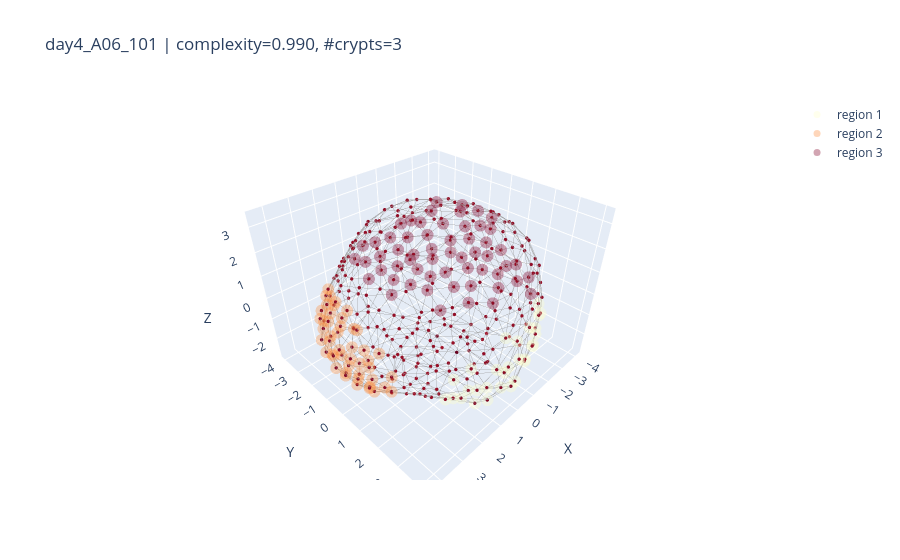
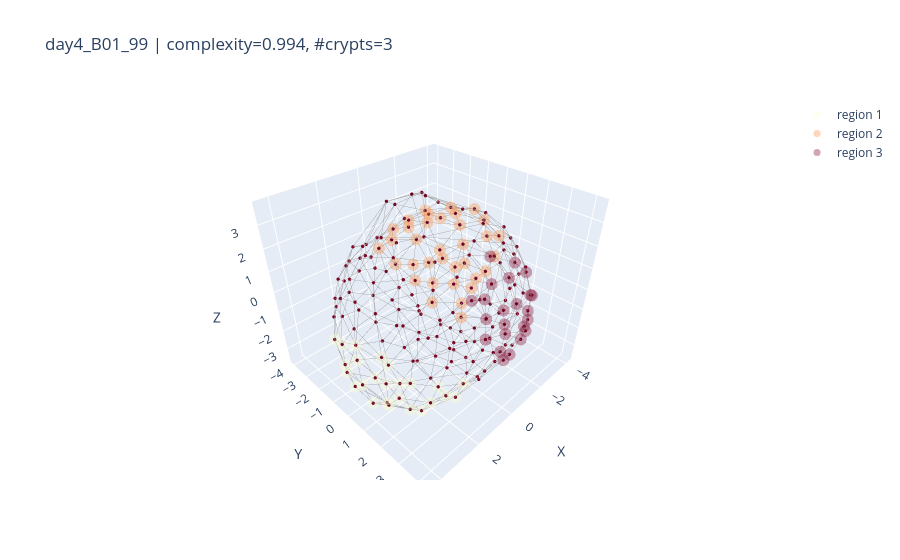
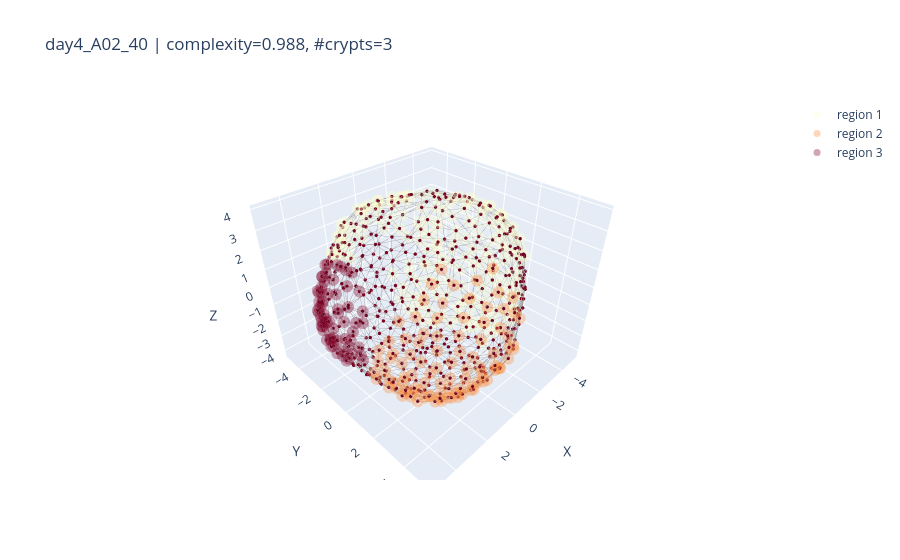

The cell these charts' notebook holds for them, in order:
### Code cell
import numpy as np

def plot_random_samples_by_filters(
    results,
    k=3,
    n_crypts=None,                 # e.g. 3 for exact match
    n_crypts_range=None,           # e.g. (2, 5) inclusive; ignored if n_crypts is set
    complexity_range=None,         # e.g. (0.2, 0.6) inclusive
    seed=None,
    node_size=2,
    colorscale='YlOrRd'
):
    """
    Pool across all timepoints, filter by #crypts and complexity, sample k organoids, and plot.

    Parameters
    ----------
    results : dict
        Your per-timepoint results structure.
    k : int
        Number of random samples to plot (pooled across timepoints).
    n_crypts : int or None
        Exact number of crypts to match. If provided, overrides n_crypts_range.
    n_crypts_range : (int, int) or None
        Inclusive range for number of crypts; ignored if n_crypts is not None.
    complexity_range : (float, float) or None
        Inclusive range for complexity. If None, no complexity filtering.
    seed : int or None
        Seed for reproducible sampling. If None, sampling is unseeded.
    node_size : int
        Passed to plot_organoid_graph.
    colorscale : str
        Passed to add_region_overlays for crypts overlay.
    """
    # Gather all candidates as (tp, idx) pairs after filtering
    candidates = []
    for tp, d in results.items():
        comp_arr   = d.get("complexity", [])
        crypts_all = d.get("crypts_all", [])
        N = min(len(comp_arr), len(crypts_all))
        for i in range(N):
            cval = comp_arr[i]
            if cval is None or (isinstance(cval, float) and np.isnan(cval)):
                continue

            n_cr = len(crypts_all[i]) if crypts_all[i] is not None else 0

            # Filter by number of crypts
            if n_crypts is not None:
                if n_cr != int(n_crypts):
                    continue
            elif n_crypts_range is not None:
                lo, hi = n_crypts_range
                if not (lo <= n_cr <= hi):
                    continue

            # Filter by complexity
            if complexity_range is not None:
                clo, chi = complexity_range
                if not (clo <= float(cval) <= chi):
                    continue

            candidates.append((tp, i))

    if not candidates:
        msg = "No organoids match the filters"
        parts = []
        if n_crypts is not None: parts.append(f"#crypts == {n_crypts}")
        elif n_crypts_range is not None: parts.append(f"{n_crypts_range[0]} ≤ #crypts ≤ {n_crypts_range[1]}")
        if complexity_range is not None: parts.append(f"{complexity_range[0]} ≤ complexity ≤ {complexity_range[1]}")
        if parts: msg += f" ({', '.join(parts)})."
        print(msg)
        return

    if seed is not None:
        np.random.seed(seed)

    choose_k = min(k, len(candidates))
    sel_idxs = np.random.choice(len(candidates), size=choose_k, replace=False)

    for j in sel_idxs:
        tp, i = candidates[j]
        d = results[tp]

        G = d['cell_graphs_all'][i]
        proj_points = np.array([G.nodes[n]["proj_point"] for n in G.nodes])
        HKS = np.array([G.nodes[n]["hks"] for n in G.nodes])

        fig = plot_organoid_graph(
            proj_points,
            G,
            HKS[:, 0],
            node_size=node_size
        )
        # crypts overlay
        add_region_overlays(fig, proj_points, d['crypts_all'][i], colorscale=colorscale)
        # villus overlay
        # add_region_overlays(fig, d['centroids_all'][i], [d['villus_all'][i]])

        # Optional: annotate for context
        try:
            cval = float(d['complexity'][i])
            n_cr = len(d['crypts_all'][i]) if d['crypts_all'][i] is not None else 0
            fig.update_layout(title=f"{d['label_uid'][i]} | complexity={cval:.3f}, #crypts={n_cr}")
        except Exception:
            pass

        fig.show()



# ---- Example calls ----
# Exact #crypts = 3, any complexity:
plot_random_samples_by_filters(results, k=3, n_crypts=3, complexity_range=(-1, 1))

# #crypts in [2,5] and complexity in [0.2, 0.6]:
# plot_random_samples_by_filters(results, k=4, n_crypts_range=(2,5), complexity_range=(0.2, 0.6))

### Figure 1 — Plotly figure (JSON) as saved in the notebook; plotly's stock layout.template omitted (floating-point values rounded to 4 significant figures; data arrays with more than 128 entries replaced by an {"elided": "..."} marker saying what was removed)
{"data": [{"hoverinfo": "skip", "line": {"color": "rgba(120,120,120,0.75)", "width": 1}, "mode": "lines", "showlegend": false, "type": "scatter3d", "x": {"elided": "3060 float values"}, "y": {"elided": "3060 float values"}, "z": {"elided": "3060 float values"}}, {"hoverinfo": "skip", "marker": {"cmax": 0.09167, "cmid": 0, "cmin": -0.09167, "color": {"elided": "341 float values"}, "colorscale": [[0, "rgb(5,48,97)"], [0.1, "rgb(33,102,172)"], [0.2, "rgb(67,147,195)"], [0.3, "rgb(146,197,222)"], [0.4, "rgb(209,229,240)"], [0.5, "rgb(247,247,247)"], [0.6, "rgb(253,219,199)"], [0.7, "rgb(244,165,130)"], [0.8, "rgb(214,96,77)"], [0.9, "rgb(178,24,43)"], [1, "rgb(103,0,31)"]], "line": {"width": 0}, "size": 2}, "mode": "markers", "showlegend": false, "type": "scatter3d", "x": {"elided": "341 float values"}, "y": {"elided": "341 float values"}, "z": {"elided": "341 float values"}}, {"hoverinfo": "skip", "marker": {"color": "rgb(255, 255, 204)", "size": 7}, "mode": "markers", "name": "region 1", "opacity": 0.35, "showlegend": true, "type": "scatter3d", "x": [-0.3868, -1.333, 1.172, -2.213, -0.04832, 0.5587, 0.1798, 2.325, -1.409, 0.5936, 2.31, 1.077, -0.9154, 0.1431, 2.071, 1.859, -2.868, 0.8848, -2.266, -1.283, 1.472, 1.25, -1.536, -0.5435, 1.696, 0.03311, 0.727, -1.632, -0.7818], "y": [3.831, 3.55, 3.791, 3.293, 4.071, 4.068, 4.039, 3.225, 3.771, 3.848, 2.875, 3.968, 3.001, 2.995, 3.364, 3.537, 2.889, 4.085, 3.372, 3.796, 2.49, 3.329, 3.681, 4.005, 3.713, 3.945, 2.58, 3.659, 3.852], "z": [-2.156, -1.987, -1.949, -1.02, -0.6577, -0.6056, -1.833, -0.5225, -0.5447, 0.552, -1.738, -0.4331, -2.693, -2.735, -1.474, -0.1453, -0.4197, -1.321, -0.2855, -1.029, -2.658, -2.426, -1.193, -1.042, -1.116, 0.1312, -2.755, 0.1293, 0.181]}, {"hoverinfo": "skip", "marker": {"color": "rgb(253, 141, 60)", "size": 7}, "mode": "markers", "name": "region 2", "opacity": 0.35, "showlegend": true, "type": "scatter3d", "x": [4.027, 3.966, 2.919, 2.604, 2.377, 3.469, 3.571, 4.36, 4.296, 3.762, 3.999, 4.308, 4.252, 3.24, 4.139, 4.286, 2.789, 3.386, 3.15, 3.782, 2.597, 2.813, 3.971, 3.722, 3.64, 3.791, 4.06, 3.339, 3.745, 3.904, 3.904, 4.041, 3.25, 3.401, 3.875, 3.897, 3.799, 3.692, 2.904, 4.181, 2.378, 4.228, 3.66, 3.374, 3.737, 4.28, 4.167], "y": [-1.74, 1.094, -2.77, -2.966, -1.344, -2.376, 1.637, -0.4734, 0.3095, -2.069, 1.049, -0.1158, 0.4059, -0.7778, -1.254, -0.6943, -2.831, 0.0594, -2.471, -1.834, -2.068, -1.336, 0.8288, 1.274, 0.6835, -0.7931, -0.9781, -1.681, -1.455, 0.2876, 0.0511, -0.27, -2.075, 1.353, 0.4111, 0.7873, -1.561, -0.9481, -2.475, -0.7444, -2.889, -0.09031, 1.342, -2.226, -0.2322, -1.079, 0.5699], "z": [-0.8668, -0.8644, -0.8152, -0.6991, -2.762, -0.6715, -0.6475, -0.5973, -0.5525, -0.2172, -0.3248, -0.1185, -0.2095, -2.508, 0.02228, -0.1051, -0.08417, -2.452, 0.2987, 0.2952, -2.361, -2.612, 0.2617, 0.2467, -2.016, -2.051, 0.4558, -2.045, 0.743, 0.792, -1.942, 0.6447, 0.8363, -1.69, 0.7893, -1.568, -1.61, 1.097, -1.629, -1.481, -1.434, -1.354, -1.296, -1.396, 1.154, -0.8705, -1.085]}, {"hoverinfo": "skip", "marker": {"color": "rgb(128, 0, 38)", "size": 7}, "mode": "markers", "name": "region 3", "opacity": 0.35, "showlegend": true, "type": "scatter3d", "x": [-2.157, -2.567, -0.6223, -1.399, -3.344, -4.034, -3.679, -3.026, -3.463, -3.264, -1.99, -2.832, -3.882, -3.377, -2.388, -2.177, -3.423, -4.094, 0.1345, -2.9, -3.903, -4.047, -0.6613, -1.544, -2.061, -4.026, -3.729, 0.7845, -2.787, -3.451, -4.107, -3.068, -1.975, -3.809, -2.199, -0.39, -1.157, -0.6944, -4.005, -3.469, 0.3183, -1.669, -3.081, -3.517, -2.374, -1.871, -3.68, -3.207, -1.046, -2.525, -3.745, -3.841, -1.476, -3.827, -3.093, -3.757, 0.1345, -3.957], "y": [-3.184, -2.68, -3.938, -3.715, -1.725, 0.03021, -1.819, -1.353, -0.1312, -0.6989, -3.487, -2.87, 1.164, 2.199, -2.198, -3.448, -2.282, 0.3884, -4.028, -2.992, -1.227, -0.6329, -4.005, -3.783, -1.58, 0.912, 1.787, -3.859, -3.15, -2.339, 0.01649, -0.7589, -3.593, -1.545, -2.581, -3.916, -3.821, -3.392, -0.7318, 0.3202, -3.843, -3.146, -1.708, -1.039, -3.162, -3.226, -1.703, -2.59, -3.619, -2.706, -0.919, 0.2723, -3.429, -0.4237, -2.279, -1.478, -3.895, -0.7897], "z": [-1.262, 1.729, -0.963, -0.9957, 1.762, -0.9208, -0.692, 2.289, 1.992, 2.169, -0.8071, -0.8584, -0.6803, -0.5622, 2.351, -0.593, -0.5099, -0.3518, -0.2275, -0.4006, -0.2657, -0.262, -0.2859, -0.214, -2.759, -0.01793, -0.1168, 0.2752, 0.314, 0.09125, 0.2845, -2.409, 0.3329, 0.3443, -2.186, 0.5781, 0.5502, -2.096, 0.4008, -2.083, 0.7239, -1.879, -1.998, -1.825, 1.092, 1.331, 0.9445, 0.9309, -1.538, -1.616, 1.247, -1.447, 1.253, 1.241, -1.454, -1.152, -1.063, -1.022]}], "layout": {"scene": {"aspectmode": "data", "xaxis": {"title": {"text": "X"}}, "yaxis": {"title": {"text": "Y"}}, "zaxis": {"title": {"text": "Z"}}}, "title": {"text": "day4_A06_101 | complexity=0.990, #crypts=3"}}}

### Figure 2 — Plotly figure (JSON) as saved in the notebook; plotly's stock layout.template omitted (floating-point values rounded to 4 significant figures; data arrays with more than 128 entries replaced by an {"elided": "..."} marker saying what was removed)
{"data": [{"hoverinfo": "skip", "line": {"color": "rgba(120,120,120,0.75)", "width": 1}, "mode": "lines", "showlegend": false, "type": "scatter3d", "x": {"elided": "1728 float values"}, "y": {"elided": "1728 float values"}, "z": {"elided": "1728 float values"}}, {"hoverinfo": "skip", "marker": {"cmax": 0.0848, "cmid": 0, "cmin": -0.0848, "color": {"elided": "194 float values"}, "colorscale": [[0, "rgb(5,48,97)"], [0.1, "rgb(33,102,172)"], [0.2, "rgb(67,147,195)"], [0.3, "rgb(146,197,222)"], [0.4, "rgb(209,229,240)"], [0.5, "rgb(247,247,247)"], [0.6, "rgb(253,219,199)"], [0.7, "rgb(244,165,130)"], [0.8, "rgb(214,96,77)"], [0.9, "rgb(178,24,43)"], [1, "rgb(103,0,31)"]], "line": {"width": 0}, "size": 2}, "mode": "markers", "showlegend": false, "type": "scatter3d", "x": {"elided": "194 float values"}, "y": {"elided": "194 float values"}, "z": {"elided": "194 float values"}}, {"hoverinfo": "skip", "marker": {"color": "rgb(255, 255, 204)", "size": 7}, "mode": "markers", "name": "region 1", "opacity": 0.35, "showlegend": true, "type": "scatter3d", "x": [2.167, 3.223, 3.938, 2.695, 2.903, 3.421, 1.821, 1.448, 4.245, 4.014, 2.934, 4.172, 3.851, 2.533, 1.758, 3.854, 4.211, 3.843, 2.886, 3.676, 4.346, 1.842, 4.276, 3.809, 2.733], "y": [0.3127, 0.7326, 1.719, -0.6598, 1.748, 2.404, -0.8197, 2.269, 0.5627, 0.9221, 2.423, -0.4043, -0.8928, -2.091, 3.04, 1.475, 0.147, 1.656, 2.847, 2.069, 0.8678, 3.448, -0.2313, -1.532, 3.075], "z": [-3.589, -3.557, -1.208, -3.578, -3.382, -1.061, -3.55, -3.356, -0.6643, -2.796, -2.863, -0.5828, -2.591, -2.751, -2.577, -0.177, -2.331, -2.44, -2.121, -1.874, -1.593, -1.476, -1.404, -1.276, -1.243]}, {"hoverinfo": "skip", "marker": {"color": "rgb(253, 141, 60)", "size": 7}, "mode": "markers", "name": "region 2", "opacity": 0.35, "showlegend": true, "type": "scatter3d", "x": [-3.416, -3.693, -3.818, -2.146, -2.793, -3.944, -3.399, -1.331, -2.434, -3.528, -3.614, -3.323, -3.838, -2.36, -3.364, -2.587, -2.033, -2.879, -1.891, -2.912, -4.003, -4.088, -1.993, -0.5318, -2.942, -1.368, -3.174, -2.049, -2.531, -1.684, -4.171, -1.17, -2.83, -3.163, -3.91], "y": [-0.7012, -0.6816, -1.549, -3.408, -2.98, -0.3368, -1.864, -3.767, -2.611, -1.891, 0.4772, -2.546, -0.5662, -0.3542, -2.776, -3.611, -1.979, -1.68, -3.01, -0.8409, -1.853, -0.01211, -2.374, -3.937, -0.407, -4.009, -1.625, -3.553, -2.439, -3.119, -0.5868, -3.61, -3.102, -2.566, -2.02], "z": [-1.986, -1.548, -1.128, -1.296, -1.268, -1.105, 1.553, -1.071, 1.589, -1.377, 1.228, -1.073, 1.526, -2.986, -0.7075, -0.1433, -2.791, 2.075, -1.925, -2.701, -0.2711, -0.1955, 1.997, 0.06662, 2.408, 0.1501, -2.088, 0.7363, -2.099, 1.378, 0.5951, 0.9438, 0.8602, 1.172, 0.7415]}, {"hoverinfo": "skip", "marker": {"color": "rgb(128, 0, 38)", "size": 7}, "mode": "markers", "name": "region 3", "opacity": 0.35, "showlegend": true, "type": "scatter3d", "x": [0.604, 0.6351, -1.488, -0.7169, -0.1696, 0.3822, 1.184, 0.9719, 0.4888, -1.688, 0.1153, -1.323, -0.3072, 1.38, -1.482, -0.4117, 0.8495, -1.198, 0.4501, -0.5962, -0.2076, -2.122, 1.341], "y": [4.059, 4.155, 3.707, 4.084, 3.934, 4.043, 3.714, 3.433, 3.882, 3.21, 4.098, 3.669, 4.213, 3.22, 3.692, 3.351, 4.178, 2.999, 3.273, 4.181, 2.633, 3.279, 3.88], "z": [0.8861, 0.5438, 0.8287, 0.7458, 1.265, -0.9141, 1.244, 1.79, 1.317, 1.518, -0.7805, -0.5694, -0.2469, 1.835, -0.3205, 1.94, -0.111, 2.053, 2.062, -0.0456, 2.572, 0.3021, 0.5615]}], "layout": {"scene": {"aspectmode": "data", "xaxis": {"title": {"text": "X"}}, "yaxis": {"title": {"text": "Y"}}, "zaxis": {"title": {"text": "Z"}}}, "title": {"text": "day4_B01_99 | complexity=0.994, #crypts=3"}}}

### Figure 3 — Plotly figure (JSON) as saved in the notebook; plotly's stock layout.template omitted (floating-point values rounded to 4 significant figures; data arrays with more than 128 entries replaced by an {"elided": "..."} marker saying what was removed)
{"data": [{"hoverinfo": "skip", "line": {"color": "rgba(120,120,120,0.75)", "width": 1}, "mode": "lines", "showlegend": false, "type": "scatter3d", "x": {"elided": "5421 float values"}, "y": {"elided": "5421 float values"}, "z": {"elided": "5421 float values"}}, {"hoverinfo": "skip", "marker": {"cmax": 0.08342, "cmid": 0, "cmin": -0.08342, "color": {"elided": "604 float values"}, "colorscale": [[0, "rgb(5,48,97)"], [0.1, "rgb(33,102,172)"], [0.2, "rgb(67,147,195)"], [0.3, "rgb(146,197,222)"], [0.4, "rgb(209,229,240)"], [0.5, "rgb(247,247,247)"], [0.6, "rgb(253,219,199)"], [0.7, "rgb(244,165,130)"], [0.8, "rgb(214,96,77)"], [0.9, "rgb(178,24,43)"], [1, "rgb(103,0,31)"]], "line": {"width": 0}, "size": 2}, "mode": "markers", "showlegend": false, "type": "scatter3d", "x": {"elided": "604 float values"}, "y": {"elided": "604 float values"}, "z": {"elided": "604 float values"}}, {"hoverinfo": "skip", "marker": {"color": "rgb(255, 255, 204)", "size": 7}, "mode": "markers", "name": "region 1", "opacity": 0.35, "showlegend": true, "type": "scatter3d", "x": {"elided": "174 float values"}, "y": {"elided": "174 float values"}, "z": {"elided": "174 float values"}}, {"hoverinfo": "skip", "marker": {"color": "rgb(253, 141, 60)", "size": 7}, "mode": "markers", "name": "region 2", "opacity": 0.35, "showlegend": true, "type": "scatter3d", "x": [2.843, 4.536, 3.974, 3.231, 0.6152, 4.726, 2.064, 0.8811, 4.462, 4.317, 2.804, 1.24, 0.3959, 0.4358, 2.226, 1.443, 1.915, 2.703, 3.911, 3.521, 4.625, 4.292, 2.747, -0.02859, 2.122, 4.703, 1.39, 3.285, 2.138, 4.173, 3.823, 2.588, 0.1775, 3.092, 4.333, 2.269, 0.6505, 4.495, 2.79, 2.156, 3.674, 4.63, 2.992, 2.289, 1.743, 4.008, 4.433, 3.26, 1.715, 4.168, -0.3377, 2.595, 3.495, 0.9368, 4.409, 3.681, 2.915, 1.537, 3.574, 0.9087, 2.333, 2.982, 3.196, 3.92, 4.124, 4.068, 1.314, 2.248, 1.103, 0.1338, 4.051, 2.414, 3.459, 4.357, 3.687, 3.287, 2.797, 1.909, 3.723, 4.017, 2.903, 1.951, 4.356, 0.3495, 3.651, 0.02731, 0.8836, 4.569, 1.419, 3.22, 2.848, 4.221, 4.077, 3.174, 2.563, 2.241, 1.608, 0.05687], "y": [3.591, 2.301, 3.437, 4.368, 4.879, 1.579, 4.18, 4.593, 2.458, 2.876, 4.599, 5.062, 3.888, 4.764, 3.56, 3.987, 4.982, 2.886, 3.682, 4.187, 2.18, 2.977, 4.792, 5.012, 2.824, 1.902, 5.147, 4.468, 5.049, 3.275, 3.917, 2.67, 5.113, 2.117, 2.907, 5.059, 5.216, 2.446, 4.834, 2.896, 4.106, 1.935, 2.728, 3.509, 3.701, 3.621, 2.528, 4.49, 5.253, 3.215, 4.908, 4.933, 2.06, 4.034, 2.292, 3.036, 3.694, 4.128, 4.046, 5.259, 4.107, 4.634, 3.585, 3.43, 2.931, 2.504, 5.158, 4.986, 4.432, 4.946, 3.02, 4.395, 3.907, 2.005, 3.716, 3.954, 4.14, 4.567, 3.5, 2.475, 4.481, 4.851, 2.503, 4.597, 2.991, 4.7, 4.916, 1.484, 4.856, 3.682, 4.412, 2.919, 3.288, 2.968, 4.36, 4.761, 4.678, 4.881], "z": [2.411, -1.217, -1.397, -1.165, -1.539, -1.193, 2.534, 2.409, -1.314, -1.054, -1.306, -1.058, 2.934, -1.698, 2.878, 2.921, -1.06, 2.834, -0.8388, -0.7811, -0.7301, -0.7736, -0.6587, -0.7649, 3.182, -0.3755, -0.6481, -0.4688, -0.4928, -0.5023, -0.2398, -3.411, -0.3719, -3.289, -0.04256, -0.1699, -0.1068, 0.0232, -0.07329, -3.472, 0.09559, 0.1975, -3.168, -3.119, -3.1, 0.2955, 0.281, 0.3624, 0.2963, 0.5273, 0.6496, 0.4882, -3.026, -2.756, 0.7299, -2.606, -2.667, -2.737, 0.8498, 0.6872, -2.555, 0.8229, -2.568, 1.093, 1.093, -2.386, 1.276, 1.168, -2.302, 1.218, -2.03, -2.092, 1.41, -2.035, -1.751, -2.009, -2.207, -2.07, 1.446, 1.59, 1.436, 1.722, -1.713, -1.925, 1.899, 1.795, 1.814, -1.756, -1.661, 1.975, -1.703, -1.609, -1.32, 2.402, 2.009, -1.491, 2.154, -1.345]}, {"hoverinfo": "skip", "marker": {"color": "rgb(128, 0, 38)", "size": 7}, "mode": "markers", "name": "region 3", "opacity": 0.35, "showlegend": true, "type": "scatter3d", "x": [2.006, 3.217, 3.605, 2.814, 4.083, 4.667, 3.983, 4.28, 4.602, 1.257, 3.796, 1.01, 4.903, 2.64, 4.318, 2.393, 3.509, 5.069, 3.495, 3.197, 3.982, 3.957, 4.476, 1.932, 1.388, 2.984, 1.75, 5.067, 4.853, 4.286, 3.166, 4.653, 3.906, 4.58, 4.421, 2.617, 1.643, 0.8786, 4.942, 3.659, 2.712, 2.007, 4.833, 4.954, 2.484, 1.495, 4.722, 2.966, 2.862, 3.332, 3.536, 4.082, 4.208, 4.628, 2.352, 3.175, 4.836, 4.416, 4.117, 4.929, 3.41, 2.913, 3.53], "y": [-3.501, -2.784, -1.711, -4.088, -1.265, -1.789, -3.439, -2.361, -2.359, -3.864, -3.028, -4.83, -1.712, -3.631, -2.948, -4.498, -3.296, -0.9141, -3.878, -3.626, -1.835, -2.663, -0.8336, -4.188, -4.792, -2.696, -4.671, -0.3377, -1.795, -2.347, -4.04, -1.24, -3.378, -2.504, -1.918, -4.094, -3.395, -4.512, -1.225, -3.625, -3.956, -4.551, -1.549, -0.9843, -3.148, -4.716, -1.87, -4.097, -2.195, -1.246, -3.497, -3.15, -2.889, -2.145, -4.506, -1.618, -0.4802, -2.636, -3.21, -1.18, -2.252, -4.317, -3.956], "z": [-3.115, -3.028, -3.09, 0.6641, -2.787, 0.6052, -1.019, 0.9, -1.125, -2.94, 0.8927, -0.996, -0.7965, -2.745, -0.8415, -0.6364, -2.476, -0.7387, -0.5628, 0.9981, -2.751, -2.425, -2.346, -2.456, -0.6484, -3.219, -0.2127, -0.461, -0.3763, -2.142, -0.1625, -2.044, -0.102, -0.3156, -2.188, -2.175, -3.276, -2.13, -0.05624, -1.941, -2.316, 0.04754, 0.138, 0.1385, -3.226, -1.591, -1.593, 0.221, -3.464, -3.393, 0.5716, -1.712, 0.3893, 0.3792, -1.573, -3.415, -1.576, -1.431, -1.334, -1.417, -3.092, -1.164, -1.271]}], "layout": {"scene": {"aspectmode": "data", "xaxis": {"title": {"text": "X"}}, "yaxis": {"title": {"text": "Y"}}, "zaxis": {"title": {"text": "Z"}}}, "title": {"text": "day4_A02_40 | complexity=0.988, #crypts=3"}}}
